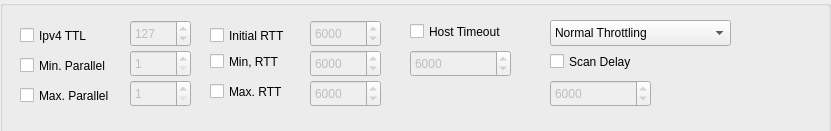
       <widget class="QWidget" name="page_5" >
        <property name="geometry" >
         <rect>
          <x>0</x>
          <y>0</y>
          <width>831</width>
          <height>131</height>
         </rect>
        </property>
        <widget class="QGroupBox" name="groupBox_6" >
         <property name="geometry" >
          <rect>
           <x>0</x>
           <y>0</y>
           <width>831</width>
           <height>141</height>
          </rect>
         </property>
         <property name="title" >
          <string/>
         </property>
         <widget class="QSpinBox" name="spinBoxScanDelay" >
          <property name="enabled" >
           <bool>false</bool>
          </property>
          <property name="geometry" >
           <rect>
            <x>550</x>
            <y>80</y>
            <width>101</width>
            <height>27</height>
           </rect>
          </property>
          <property name="minimum" >
           <number>1</number>
          </property>
          <property name="maximum" >
           <number>9999999</number>
          </property>
          <property name="value" >
           <number>6000</number>
          </property>
         </widget>
         <widget class="QSpinBox" name="spinBoxMaxRtt" >
          <property name="enabled" >
           <bool>false</bool>
          </property>
          <property name="geometry" >
           <rect>
            <x>310</x>
            <y>80</y>
            <width>71</width>
            <height>27</height>
           </rect>
          </property>
          <property name="minimum" >
           <number>6</number>
          </property>
          <property name="maximum" >
           <number>9999999</number>
          </property>
          <property name="value" >
           <number>6000</number>
          </property>
         </widget>
         <widget class="QCheckBox" name="TcheckMaxRtt" >
          <property name="geometry" >
           <rect>
            <x>210</x>
            <y>80</y>
            <width>83</width>
            <height>23</height>
           </rect>
          </property>
          <property name="text" >
           <string>Max. RTT</string>
          </property>
         </widget>
         <widget class="QSpinBox" name="spinBoxMinRtt" >
          <property name="enabled" >
           <bool>false</bool>
          </property>
          <property name="geometry" >
           <rect>
            <x>310</x>
            <y>50</y>
            <width>71</width>
            <height>27</height>
           </rect>
          </property>
          <property name="minimum" >
           <number>1</number>
          </property>
          <property name="maximum" >
           <number>9999999</number>
          </property>
          <property name="value" >
           <number>6000</number>
          </property>
         </widget>
         <widget class="QCheckBox" name="TcheckMaxPar" >
          <property name="geometry" >
           <rect>
            <x>20</x>
            <y>80</y>
            <width>111</width>
            <height>31</height>
           </rect>
          </property>
          <property name="text" >
           <string>Max. Parallel</string>
          </property>
         </widget>
         <widget class="QSpinBox" name="spinBoxIpv4ttl" >
          <property name="enabled" >
           <bool>false</bool>
          </property>
          <property name="geometry" >
           <rect>
            <x>130</x>
            <y>20</y>
            <width>61</width>
            <height>27</height>
           </rect>
          </property>
          <property name="maximum" >
           <number>255</number>
          </property>
          <property name="value" >
           <number>127</number>
          </property>
         </widget>
         <widget class="QCheckBox" name="TcheckMinRtt" >
          <property name="geometry" >
           <rect>
            <x>210</x>
            <y>50</y>
            <width>91</width>
            <height>23</height>
           </rect>
          </property>
          <property name="text" >
           <string>Min, RTT</string>
          </property>
         </widget>
         <widget class="QCheckBox" name="TcheckMinPar" >
          <property name="geometry" >
           <rect>
            <x>20</x>
            <y>50</y>
            <width>111</width>
            <height>31</height>
           </rect>
          </property>
          <property name="text" >
           <string>Min. Parallel</string>
          </property>
         </widget>
         <widget class="QCheckBox" name="TcheckScanDelay" >
          <property name="geometry" >
           <rect>
            <x>550</x>
            <y>50</y>
            <width>151</width>
            <height>23</height>
           </rect>
          </property>
          <property name="text" >
           <string>Scan Delay</string>
          </property>
         </widget>
         <widget class="QSpinBox" name="spinBoxMaxPar" >
          <property name="enabled" >
           <bool>false</bool>
          </property>
          <property name="geometry" >
           <rect>
            <x>130</x>
            <y>80</y>
            <width>61</width>
            <height>27</height>
           </rect>
          </property>
          <property name="minimum" >
           <number>1</number>
          </property>
          <property name="maximum" >
           <number>150</number>
          </property>
         </widget>
         <widget class="QCheckBox" name="TcheckInitRtt" >
          <property name="geometry" >
           <rect>
            <x>210</x>
            <y>20</y>
            <width>101</width>
            <height>31</height>
           </rect>
          </property>
          <property name="text" >
           <string>Initial RTT</string>
          </property>
         </widget>
         <widget class="QCheckBox" name="TcheckHostTime" >
          <property name="geometry" >
           <rect>
            <x>410</x>
            <y>20</y>
            <width>131</width>
            <height>23</height>
           </rect>
          </property>
          <property name="text" >
           <string>Host Timeout</string>
          </property>
         </widget>
         <widget class="QSpinBox" name="spinBoxInitRtt" >
          <property name="enabled" >
           <bool>false</bool>
          </property>
          <property name="geometry" >
           <rect>
            <x>310</x>
            <y>20</y>
            <width>71</width>
            <height>27</height>
           </rect>
          </property>
          <property name="maximum" >
           <number>9999999</number>
          </property>
          <property name="value" >
           <number>6000</number>
          </property>
         </widget>
         <widget class="QCheckBox" name="TcheckIpv4ttl" >
          <property name="geometry" >
           <rect>
            <x>20</x>
            <y>20</y>
            <width>91</width>
            <height>31</height>
           </rect>
          </property>
          <property name="text" >
           <string>Ipv4 TTL</string>
          </property>
         </widget>
         <widget class="QComboBox" name="comboTiming" >
          <property name="geometry" >
           <rect>
            <x>550</x>
            <y>20</y>
            <width>181</width>
            <height>26</height>
           </rect>
          </property>
          <item>
           <property name="text" >
            <string>Normal Throttling</string>
           </property>
          </item>
          <item>
           <property name="text" >
            <string>Paranoid Throttling</string>
           </property>
          </item>
          <item>
           <property name="text" >
            <string>Sneaky Throttling</string>
           </property>
          </item>
          <item>
           <property name="text" >
            <string>Polite Throttling</string>
           </property>
          </item>
          <item>
           <property name="text" >
            <string>Aggressive Throttling</string>
           </property>
          </item>
          <item>
           <property name="text" >
            <string>Insane Throttling</string>
           </property>
          </item>
         </widget>
         <widget class="QSpinBox" name="spinBoxHostTime" >
          <property name="enabled" >
           <bool>false</bool>
          </property>
          <property name="geometry" >
           <rect>
            <x>410</x>
            <y>50</y>
            <width>101</width>
            <height>27</height>
           </rect>
          </property>
          <property name="minimum" >
           <number>201</number>
          </property>
          <property name="maximum" >
           <number>9999999</number>
          </property>
          <property name="value" >
           <number>6000</number>
          </property>
         </widget>
         <widget class="QSpinBox" name="TspinBoxMinP" >
          <property name="enabled" >
           <bool>false</bool>
          </property>
          <property name="geometry" >
           <rect>
            <x>130</x>
            <y>50</y>
            <width>61</width>
            <height>27</height>
           </rect>
          </property>
          <property name="minimum" >
           <number>1</number>
          </property>
          <property name="maximum" >
           <number>150</number>
          </property>
         </widget>
        </widget>
       </widget>
